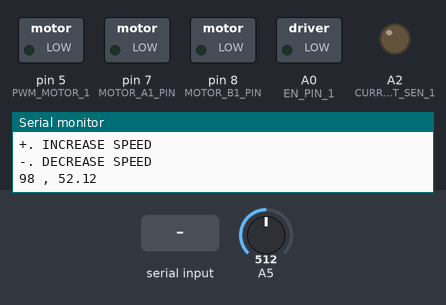
A sketch run on a simulated Arduino Uno, built with avr-gcc and run on an emulated ATmega328P. On the bench: switched loads named in the sketch (green lamp = pin HIGH), output pins drawn as LEDs (lit = HIGH), the last lines printed to the serial monitor. The test bench sets the inputs (shaded band); at power-on: A5 = 512.

Above: at 1.2 s.
1.3 s: "1" received over Serial
At 7.3 s:
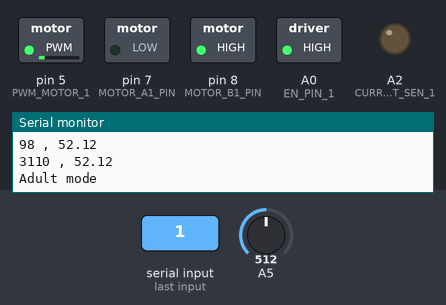
7.6 s: "3" received over Serial
At 8.9 s:
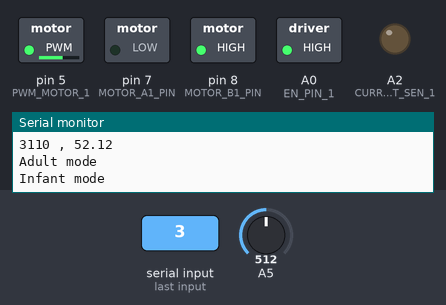
9.6 s: "4" received over Serial
At 10.5 s:
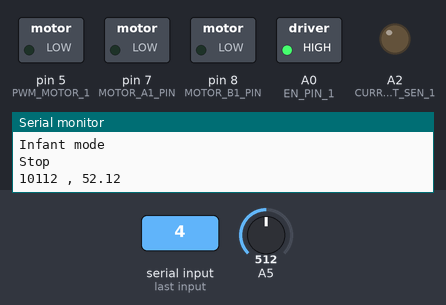
11.6 s: "5" received over Serial
At 14.0 s:
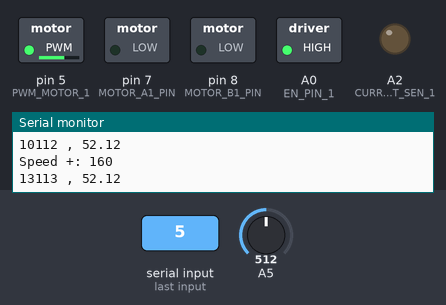
Timing chart, 0 to 15.5 s (numbered marks = the images above; inputs shaded):
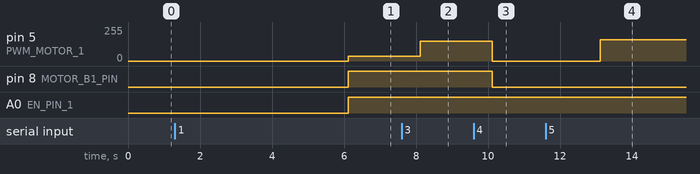

Measured:
- after the input at 1.3 s, pin 5 (PWM_MOTOR_1): 0/255 → 35/255 after 4.8 s; pin 8 (MOTOR_B1_PIN), A0 (EN_PIN_1): LOW → HIGH after 4.8 s
- after the input at 7.6 s, pin 5 (PWM_MOTOR_1): 35/255 → 150/255 after 0.51 s
- after the input at 9.6 s, pin 5 (PWM_MOTOR_1): 150/255 → 0/255 after 0.51 s; pin 8 (MOTOR_B1_PIN): HIGH → LOW after 0.51 s
- after the input at 11.6 s, pin 5 (PWM_MOTOR_1): 0/255 → 160/255 after 1.5 s

The sketch:

Low-Cost_Ventilator.ino
```cpp
#define BRAKE 0
#define CW    1
#define CCW   2
#define CS_THRESHOLD 15   // Definition of safety current (Check: "1.3 Monster Shield Example").

//MOTOR 1
#define MOTOR_A1_PIN 7
#define MOTOR_B1_PIN 8
#define PWM_MOTOR_1 5
#define CURRENT_SEN_1 A2
#define EN_PIN_1 A0
#define MOTOR_1 0

const float ADC_mV = 4.8828125;       // convesion multiplier from Arduino ADC value to voltage in mV
const float SensorOffset = 200.0;     // in mV taken from datasheet
const float sensitivity = 4.413;      // in mV/mmH2O taken from datasheet
const float mmh2O_cmH2O = 10;         // divide by this figure to convert mmH2O to cmH2O
const float mmh2O_kpa = 0.00981;      // convesion multiplier from mmH2O to kPa
short usSpeed = 150;  //default motor speed
unsigned short usMotor_Status = BRAKE;

void setup()
{
  pinMode(MOTOR_A1_PIN, OUTPUT);
  pinMode(MOTOR_B1_PIN, OUTPUT);
  pinMode(PWM_MOTOR_1, OUTPUT);
  pinMode(CURRENT_SEN_1, OUTPUT);
  pinMode(EN_PIN_1, OUTPUT);
  Serial.begin(9600);              // Initiates the serial to do the monitoring
  Serial.println("Begin motor control");
  Serial.println(); //Print function list for user selection
  Serial.println("Enter number for control option:");
  Serial.println("1. Adult");
  Serial.println("2. Preschooler");
  Serial.println("3. Infant");
  Serial.println("4. STOP");
  Serial.println("5. READ CURRENT");
  Serial.println("+. INCREASE SPEED");
  Serial.println("-. DECREASE SPEED");
  Serial.println();
}

void loop()
{
  char user_input;
  float sensorValue = (analogRead(A5) * ADC_mV - SensorOffset) / sensitivity / mmh2O_cmH2O;       // result in cmH2O
  Serial.print(millis());
  Serial.print(" , ");
  Serial.println(sensorValue, 2);
  delay(3000);
  while(Serial.available())
  {
    user_input = Serial.read(); //Read user input and trigger appropriate function
    digitalWrite(EN_PIN_1, HIGH);
      if (user_input=='1')
          {
            Adult();
          }
      else if (user_input=='2')
          {
            Preschooler();
          }
      else if (user_input=='3')
          {
            Infant();
          }
      else if (user_input=='4')
          {
            Stop();
          }
      else if(user_input=='5')
          {
            IncreaseSpeed();
          }
      else if(user_input=='6')
          {
            DecreaseSpeed();
          }
      else
          {
         Serial.println("Invalid option entered.");
          }
    }
}

void Stop()
{
  Serial.println("Stop");
  usMotor_Status = BRAKE;
  motorGo(MOTOR_1, usMotor_Status, 0);

}

void Forward()
{
  Serial.println("Forward");
  usMotor_Status = CW;
  motorGo(MOTOR_1, usMotor_Status, usSpeed);

}

void Reverse()
{
  Serial.println("Reverse");
  usMotor_Status = CCW;
  motorGo(MOTOR_1, usMotor_Status, usSpeed);

}

void IncreaseSpeed()
{
  usSpeed = usSpeed + 10;
  if(usSpeed > 255)
  {
    usSpeed = 255;
  }

  Serial.print("Speed +: ");
  Serial.println(usSpeed);

  motorGo(MOTOR_1, usMotor_Status, usSpeed);

}

void DecreaseSpeed()
{
  usSpeed = usSpeed - 10;
  if(usSpeed < 0)
  {
    usSpeed = 0;
  }

  Serial.print("Speed -: ");
  Serial.println(usSpeed);

  motorGo(MOTOR_1, usMotor_Status, usSpeed);
}

void motorGo(uint8_t motor, uint8_t direct, uint8_t pwm)         //Function that controls the variables: motor(0 ou 1), direction (cw ou ccw) e pwm (entra 0 e 255);
{
  if(motor == MOTOR_1)
  {
    if(direct == CW)
    {
      digitalWrite(MOTOR_A1_PIN, LOW);
      digitalWrite(MOTOR_B1_PIN, HIGH);
    }
    else if(direct == CCW)
    {
      digitalWrite(MOTOR_A1_PIN, HIGH);
      digitalWrite(MOTOR_B1_PIN, LOW);
    }
    else
    {
      digitalWrite(MOTOR_A1_PIN, LOW);
      digitalWrite(MOTOR_B1_PIN, LOW);
    }
    analogWrite(PWM_MOTOR_1, pwm);
  }
}


void Adult ()
{

  Serial.println("Adult mode");
  while(1)
  {
      usMotor_Status = CW;
      motorGo(MOTOR_1, usMotor_Status, usSpeed - 115);
      delay (2000);
      break;
  }
}


void Preschooler ()
{
  Serial.println("Pre-schooler mode");
  while(1)
  {
      usMotor_Status = CW;
      motorGo(MOTOR_1, usMotor_Status, usSpeed-100);
      delay (2000);
      break;
  }
}


void Infant ()
{
  Serial.println("Infant mode");
  while(1)
  {
      usMotor_Status = CW;
      motorGo(MOTOR_1, usMotor_Status, usSpeed);
      delay (2000);
      break;
  }

}
```
